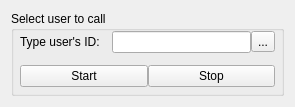
<?xml version="1.0" encoding="UTF-8"?>
<ui version="4.0">
 <class>WtStartConf</class>
 <widget class="QWidget" name="WtStartConf">
  <property name="geometry">
   <rect>
    <x>0</x>
    <y>0</y>
    <width>295</width>
    <height>97</height>
   </rect>
  </property>
  <property name="windowTitle">
   <string>Form</string>
  </property>
  <layout class="QGridLayout" name="gridLayout">
   <item row="0" column="0">
    <widget class="QGroupBox" name="groupBox">
     <property name="title">
      <string>Select user to call</string>
     </property>
     <layout class="QGridLayout" name="layOuter">
      <property name="leftMargin">
       <number>0</number>
      </property>
      <property name="topMargin">
       <number>0</number>
      </property>
      <property name="rightMargin">
       <number>0</number>
      </property>
      <property name="bottomMargin">
       <number>0</number>
      </property>
      <property name="spacing">
       <number>0</number>
      </property>
      <item row="0" column="0">
       <layout class="QHBoxLayout" name="layUpper" stretch="2,3,0">
        <property name="leftMargin">
         <number>6</number>
        </property>
        <property name="rightMargin">
         <number>6</number>
        </property>
        <property name="bottomMargin">
         <number>6</number>
        </property>
        <item>
         <widget class="QLabel" name="lblUserID">
          <property name="sizePolicy">
           <sizepolicy hsizetype="Preferred" vsizetype="Maximum">
            <horstretch>0</horstretch>
            <verstretch>0</verstretch>
           </sizepolicy>
          </property>
          <property name="text">
           <string>Type user's ID:</string>
          </property>
         </widget>
        </item>
        <item>
         <widget class="QLineEdit" name="editPeerID"/>
        </item>
        <item>
         <widget class="QToolButton" name="btnAddressBook">
          <property name="text">
           <string>...</string>
          </property>
         </widget>
        </item>
       </layout>
      </item>
      <item row="1" column="0">
       <layout class="QHBoxLayout" name="layLower">
        <property name="leftMargin">
         <number>6</number>
        </property>
        <property name="topMargin">
         <number>6</number>
        </property>
        <property name="rightMargin">
         <number>6</number>
        </property>
        <property name="bottomMargin">
         <number>6</number>
        </property>
        <item>
         <widget class="QPushButton" name="btnStart">
          <property name="text">
           <string>Start</string>
          </property>
         </widget>
        </item>
        <item>
         <widget class="QPushButton" name="btnStop">
          <property name="text">
           <string>Stop</string>
          </property>
         </widget>
        </item>
       </layout>
      </item>
     </layout>
    </widget>
   </item>
  </layout>
 </widget>
 <tabstops>
  <tabstop>editPeerID</tabstop>
  <tabstop>btnAddressBook</tabstop>
  <tabstop>btnStart</tabstop>
  <tabstop>btnStop</tabstop>
 </tabstops>
 <resources/>
 <connections/>
</ui>
